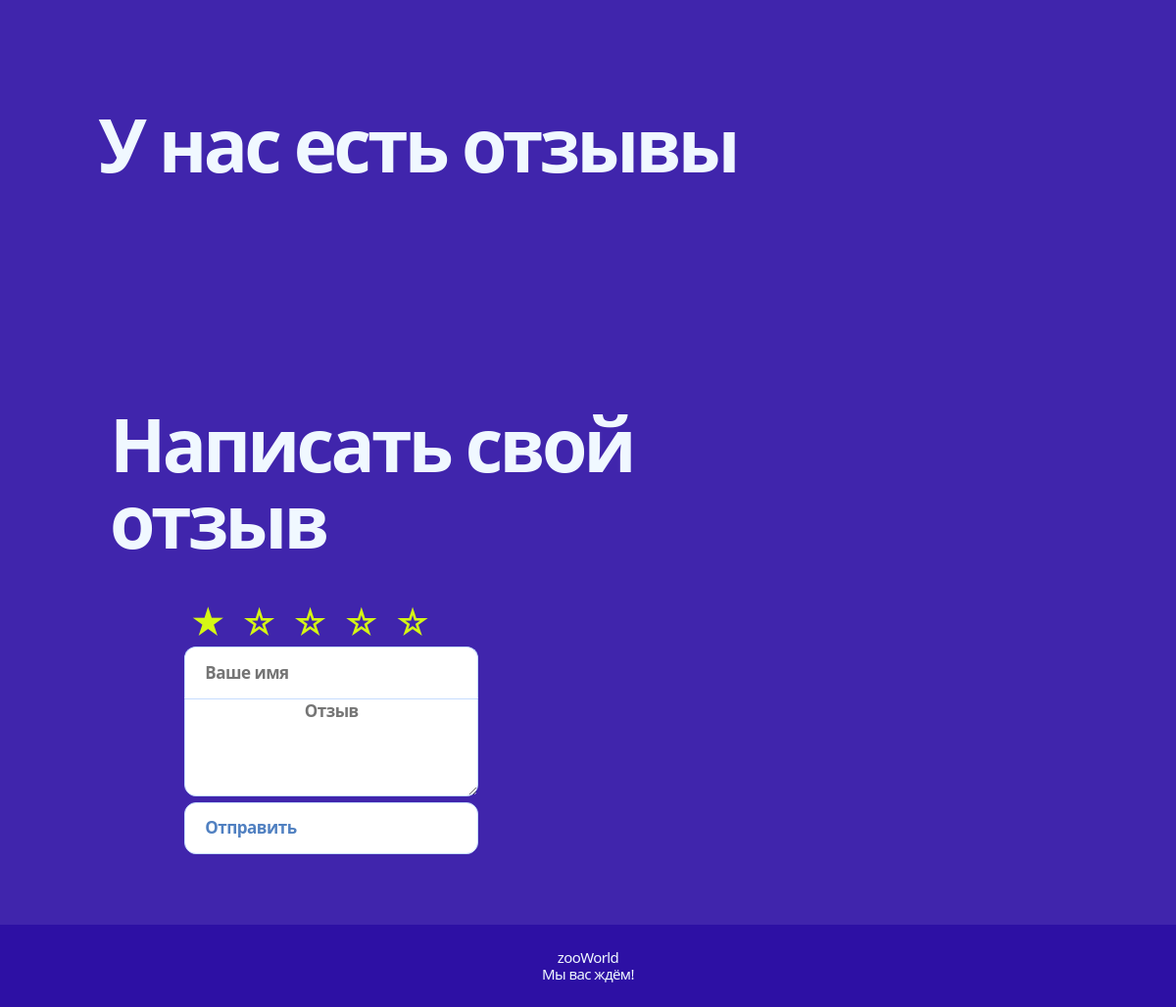
Before: / (lower part) with the older database file.
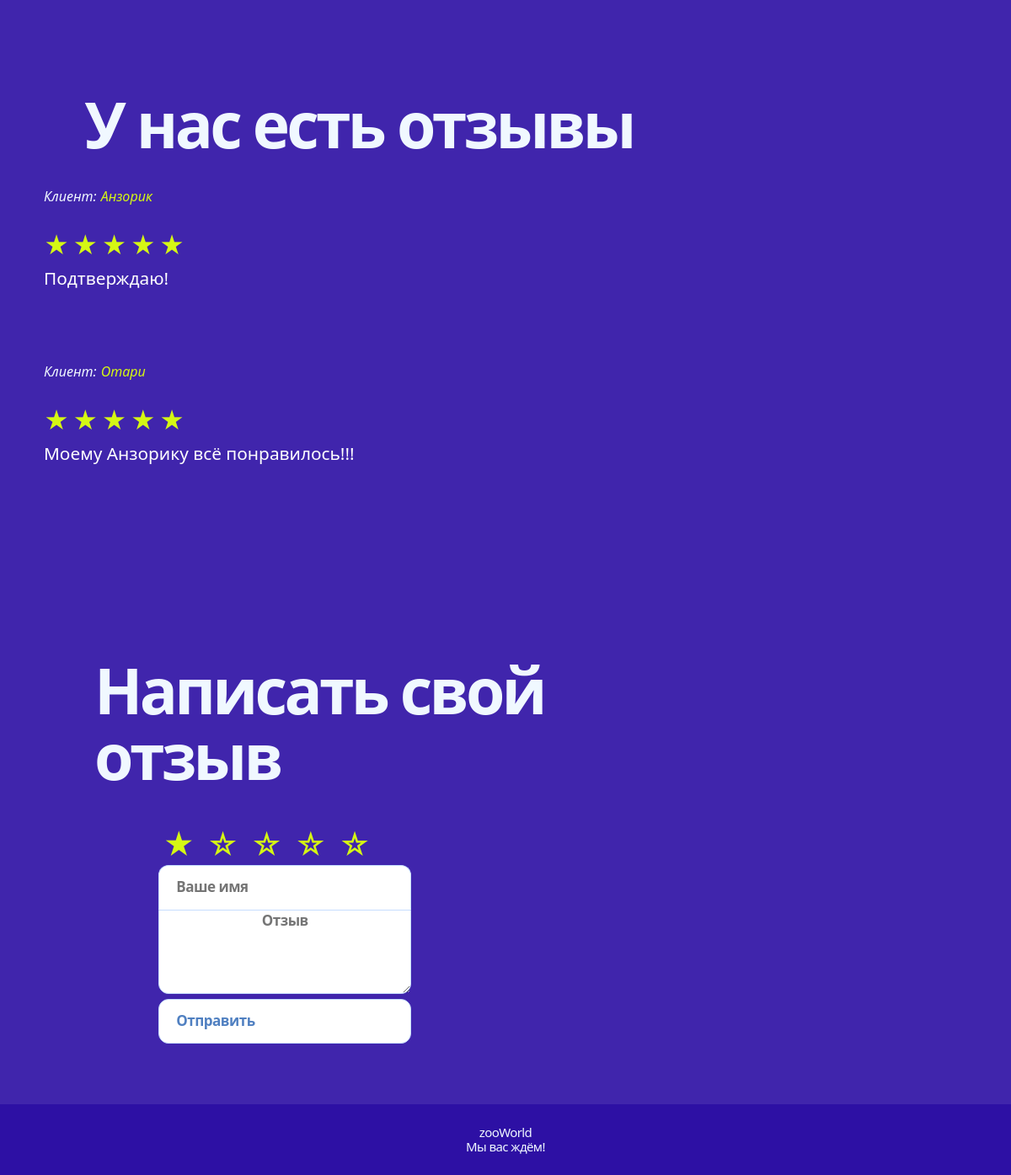
After: the same page with the newer database file.
### zooWorldSite/models.py (models this page shows, shortened)
class Rating(models.Model):
    name = models.CharField(max_length=254,verbose_name="Имя",default=None)
    review = models.CharField(max_length=254, verbose_name="Отзыв",default=None)
    score = models.IntegerField(
        default=0,
        validators=[
            MaxValueValidator(5),
            MinValueValidator(0),
        ],
    )

### zooWorldSite/views.py (the view, shortened to what this page needs)
# urls.py: 2. Add a URL to urlpatterns:  path('', views.home, name='home')
def home(request):
    ratings = Rating.objects.all()
    return render(request,'zooWorldSite/home.html',{"ratings": ratings})

### zooWorldSite/templates/zooWorldSite/home.html (shortened to what this page needs)
{% extends 'zooWorldSite/base.html' %}
{% block content %}
{% load static %}
<link href="{% static 'zooWorldSite/css/styles.css' %}" rel="stylesheet" type="text/css"/>
<section>
<div class=" dp-content border-block">
	<div class="container">
		<div class="row">
				<div class="col-10">
	<br>
</p> <p></p></blockquote> <br></div></div></div></div>
</section>
<section>
<div class="col-10 col-md-7 offset-1">
	<h2 class="pageTitle" style="color: aliceblue; margin-top: 70px;">
		У нас есть отзывы
	</h2>
	<br>
</div>
{% for rating in ratings %}
<div class="container" style="margin-top: 0px; margin-bottom: 50px;">
	<div class="row">
		<div class="col">
			<div class=" file_block">
				<div class="file_block__text-top" style="padding: 10px;">
					<div class="file" style="margin-bottom: -20px;">
						<div class="col-10">
							<h6 style="font-style: italic; float: left; ">Клиент: <span
									style="color: rgb(213, 247, 20); float: right; padding-left: 5px;">
									{{rating.name}}
								</span></h6>
						</div>
					</div>
<br>
				{% if rating.score == 5%}
				<br>
				<div class="row">
					<div class="col-10">
						<fieldset>
							<input class="radioNoChecked" type="radio" value="1" name="val" checked="true">
							<input class="radioNoChecked" type="radio" value="1" name="val" checked="true">
							<input class="radioNoChecked" type="radio" value="1" name="val" checked="true">
							<input class="radioNoChecked" type="radio" value="1" name="val" checked="true">
							<input class="radioNoChecked" type="radio" value="1" name="val" checked="true">
						</fieldset>
					</div>
				</div>
				{% endif %}
				<div class="row">
					<div class="col-10">
						<p>{{rating.review}}</p>
					</div>
				</div>
			</div>
		</div>
	</div>
</div>
</div>
{% endfor %}
</section>
<section>
<div class="container-fluid plast__two" style="margin-top: 200px;">
	<div class="row">
		<div class="col-10 col-md-7 offset-1">
			<h2 class="pageTitle" style="color: aliceblue;">
				Написать свой отзыв
			</h2>
			<br>
			<div class="container">
				<div class=" col-md-6 offset-md-1">
					<div class="row">
						<form action="" method="POST" class="main_form">
							<div class="col-md-12">
								<fieldset>
									<input class="radioChecked" type="radio" value="1" name="val" checked="true">
									<input class="radioChecked" type="radio" value="2" name="val">
									<input class="radioChecked" type="radio" value="3" name="val">
									<input class="radioChecked" type="radio" value="4" name="val">
									<input class="radioChecked" type="radio" value="5" name="val">
								</fieldset>
							</div>
							<div class="col-md-12 ">
								<input class="contactus" placeholder="Ваше имя" type="text" name="name">
							</div>
							<div class="col-md-12">
								<textarea class="textarea" placeholder="Отзыв" type="text" name="review"></textarea>
							</div>
							<div class="col-md-12">
								<button type="submit" class="button_background__blue">Отправить</button>
							</div>
						</form>
					</div>
				</div>
			</div>
		</div>
	</div>
</div>
</section>
<br><br><br>
{% endblock %}

### zooWorldSite/templates/zooWorldSite/base.html (shortened to what this page needs)
{% load static %}
<!DOCTYPE html>
<html lang="en">
<head>
  <link href="https://cdn.jsdelivr.net/npm/bootstrap@5.0.2/dist/css/bootstrap.min.css" rel="stylesheet"
>
</head>
<body>
  <main>
    {% block content %}
    {% endblock %}
  </main>
  <footer role="contentinfo" class="footer layout__footer">
    <div class="inner footer__inner">zooWorld <br> Мы вас ждём!</div>
  </footer>
  <link rel="stylesheet" href="https://snipp.ru/cdn/selectize.js/0.12.6/dist/css/selectize.default.css">
</body>
</html>

### zooWorldSite/static/zooWorldSite/css/styles.css (style rules this page uses)
:root { --primary-color: rgb(213, 247, 20); --size: 48px; }
fieldset { padding-top: 15px; }
textarea, input { color: #000; }

### zooWorldSite/templates/zooWorldSite/base.html (style rules this page uses)
.footer { font-size: 0.9375rem; line-height: 1.0625rem; background-color: rgb(44, 14, 164,.9); letter-spacing: -.04em; padding: 1.5625rem 0; color: #b7b7b7; text-align: center; }
.layout__footer { z-index: 0; }
.inner { width: 100%; max-width: 90rem; margin-left: auto; margin-right: auto; padding-left: 1.875rem; padding-right: 1.875rem; }
* { color: aliceblue; }
body { background-color: rgb(44, 14, 164,.9); }

Changed rows visible on the page:
added Rating: name "Анзорик", review "Подтверждаю!"
added Rating: name "Отари", review "Моему Анзорику всё понравилось!!!"
